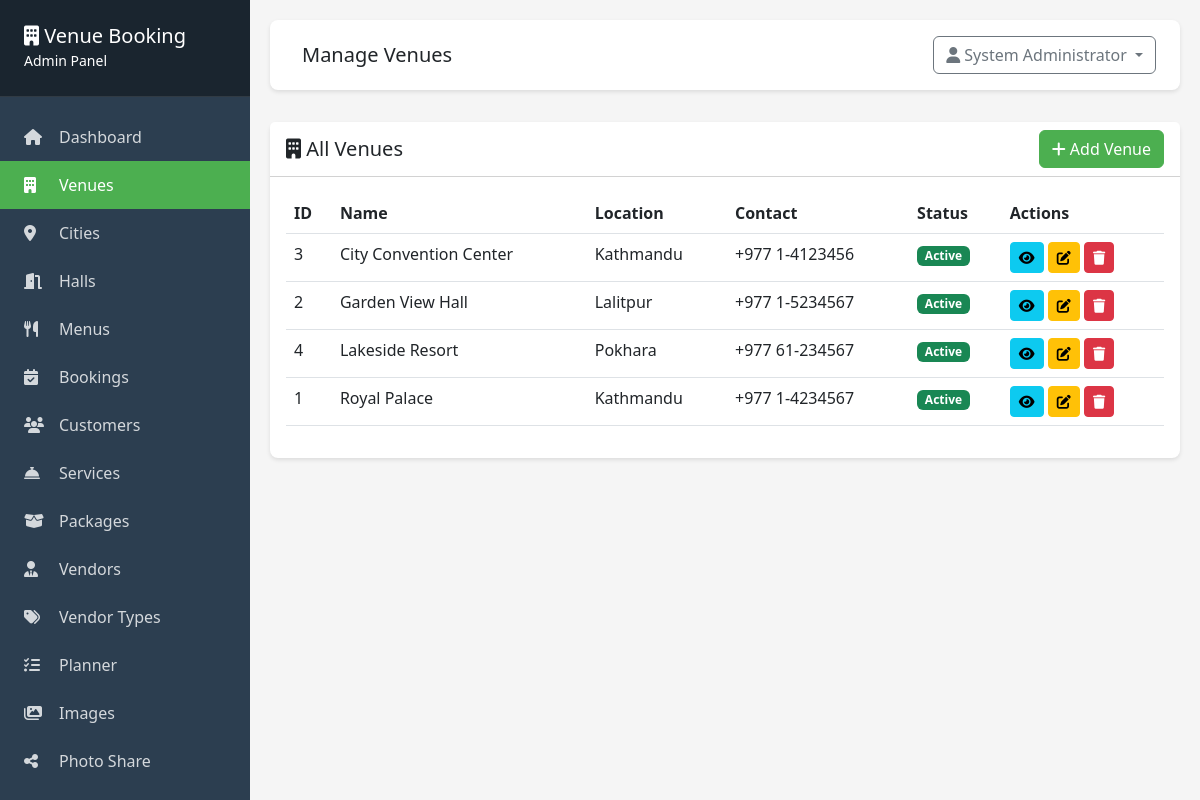
Before: /admin/venues/index.php (signed in) with the older database file.
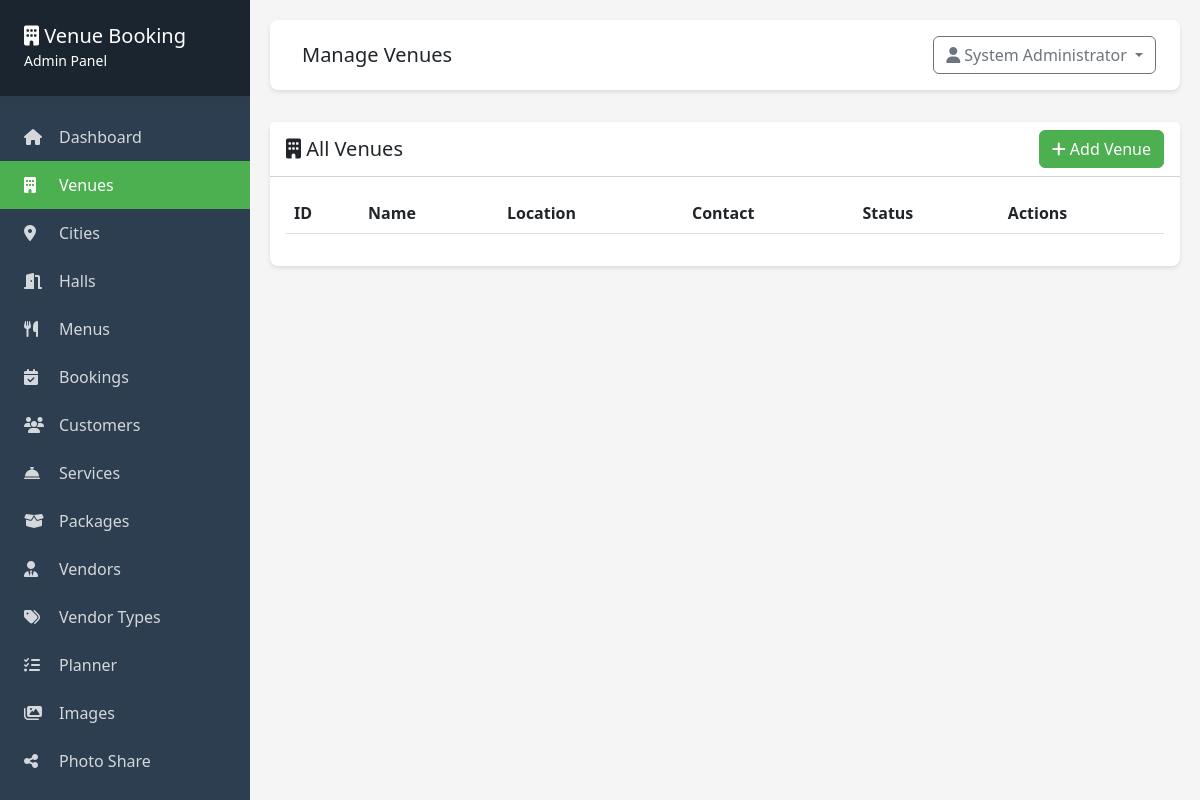
After: the same page with the newer database file.
### tables this page shows
CREATE TABLE IF NOT EXISTS venues (
    id INT PRIMARY KEY AUTO_INCREMENT,
    name VARCHAR(255) NOT NULL,
    location VARCHAR(255) NOT NULL,
    city_id INT NULL,
    address TEXT,
    description TEXT,
    image VARCHAR(255),
    contact_phone VARCHAR(20),
    contact_email VARCHAR(100),
    map_link VARCHAR(500) NULL,
    pano_image VARCHAR(255) DEFAULT NULL COMMENT '360° equirectangular panoramic image filename (stored in uploads/)',
    status ENUM('active', 'inactive') DEFAULT 'active',
    created_at TIMESTAMP DEFAULT CURRENT_TIMESTAMP,
    updated_at TIMESTAMP DEFAULT CURRENT_TIMESTAMP ON UPDATE CURRENT_TIMESTAMP,
    CONSTRAINT fk_venues_city FOREIGN KEY (city_id) REFERENCES cities(id) ON DELETE SET NULL
);

### admin/venues/index.php (the view, shortened to what this page needs)
<?php
require_once __DIR__ . '/../includes/header.php';
$db = getDB();
$stmt = $db->query("SELECT * FROM venues ORDER BY name");
$venues = $stmt->fetchAll();
?>
<div class="card">
    <div class="card-header bg-white d-flex justify-content-between align-items-center">
        <h5 class="mb-0"><i class="fas fa-building"></i> All Venues</h5>
        <a href="add.php" class="btn btn-success"><i class="fas fa-plus"></i> Add Venue</a>
    </div>
    <div class="card-body">
        <div class="table-responsive">
            <table class="table table-hover datatable">
                <thead>
                    <tr>
                        <th>ID</th>
                        <th>Name</th>
                        <th>Location</th>
                        <th>Contact</th>
                        <th>Status</th>
                        <th>Actions</th>
                    </tr>
                </thead>
                <tbody>
                    <?php foreach ($venues as $venue): ?>
                        <tr>
                            <td><?php echo $venue['id']; ?></td>
                            <td><?php echo htmlspecialchars($venue['name']); ?></td>
                            <td><?php echo htmlspecialchars($venue['location']); ?></td>
                            <td><?php echo htmlspecialchars($venue['contact_phone']); ?></td>
                            <td><span class="badge bg-<?php echo $venue['status'] == 'active' ? 'success' : 'secondary'; ?>"><?php echo ucfirst($venue['status']); ?></span></td>
                            <td>
                                <a href="view.php?id=<?php echo $venue['id']; ?>" class="btn btn-sm btn-info" title="View"><i class="fas fa-eye"></i></a>
                                <a href="edit.php?id=<?php echo $venue['id']; ?>" class="btn btn-sm btn-warning" title="Edit"><i class="fas fa-edit"></i></a>
                                <form method="POST" action="delete.php" style="display: inline;" onsubmit="return confirm('Are you sure you want to delete this venue? This action cannot be undone.');">
                                    <button type="submit" class="btn btn-sm btn-danger" title="Delete"><i class="fas fa-trash"></i></button>
                                </form>
                            </td>
                        </tr>
                    <?php endforeach; ?>
                </tbody>
            </table>
        </div>
    </div>
</div>
<?php require_once __DIR__ . '/../includes/footer.php'; ?>

Changed rows visible on the page:
removed venues: id "3", name "City Convention Center", location "Kathmandu", contact_phone "+977 1-4123456", status "Active"
removed venues: id "2", name "Garden View Hall", location "Lalitpur", contact_phone "+977 1-5234567", status "Active"
removed venues: id "4", name "Lakeside Resort", location "Pokhara", contact_phone "+977 61-234567", status "Active"
removed venues: id "1", name "Royal Palace", location "Kathmandu", contact_phone "+977 1-4234567", status "Active"
